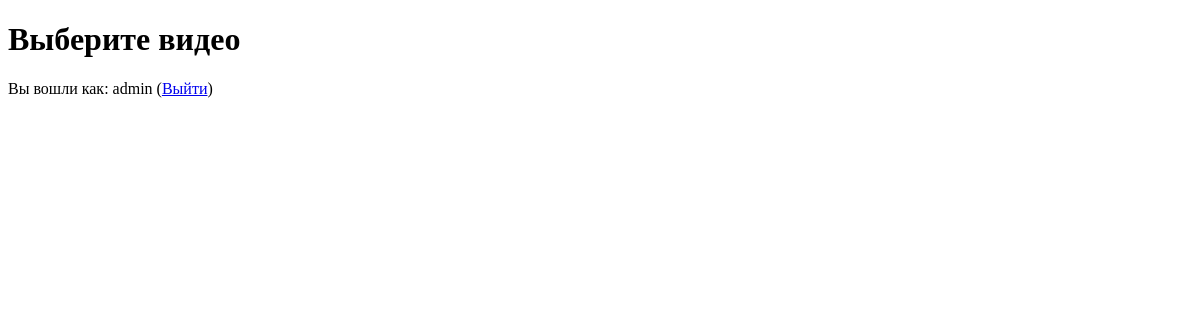
Before: /core/ (signed in) with the older database file.
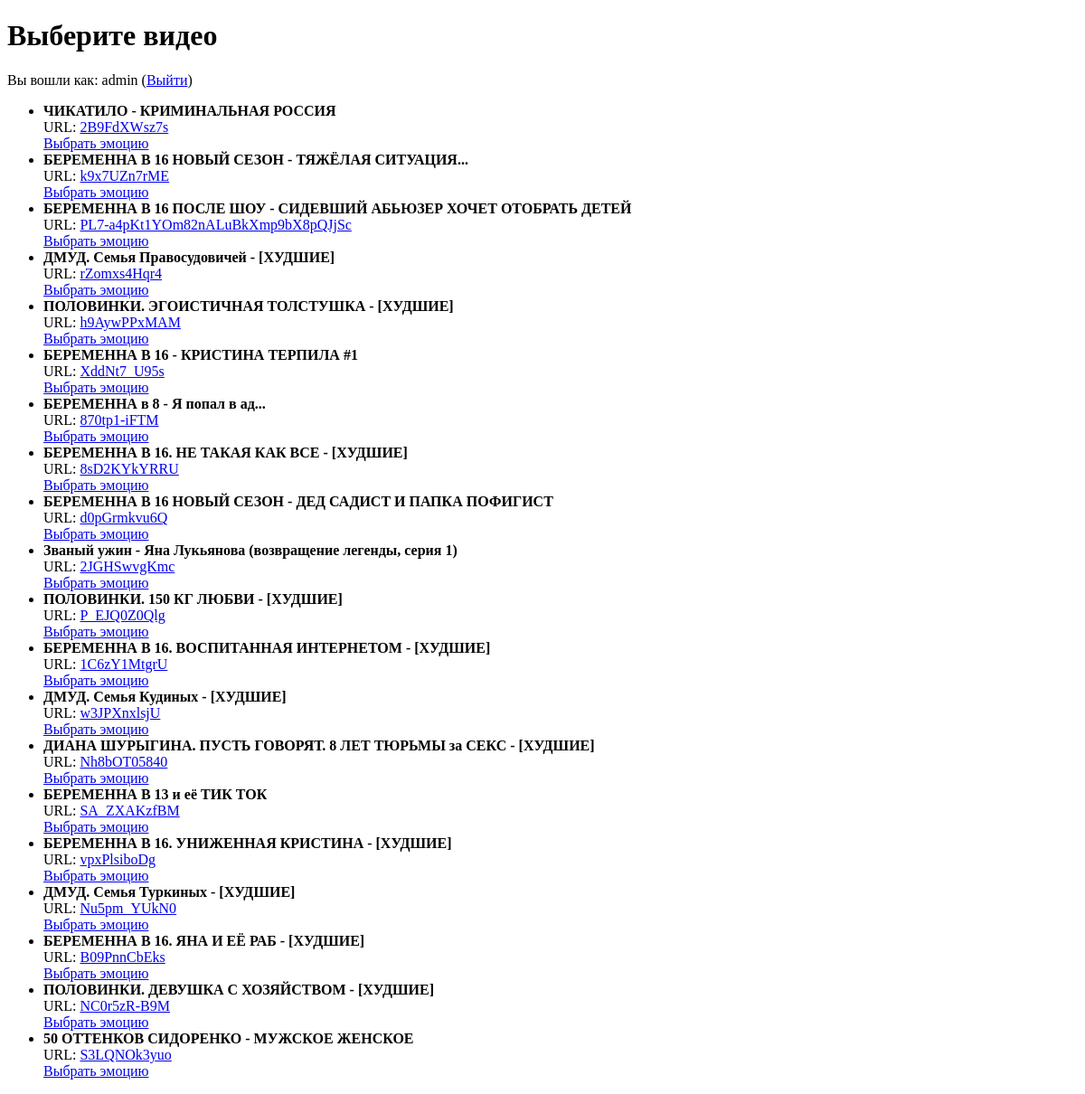
After: the same page with the newer database file.
### core/models.py (models this page shows, shortened)
class Content(models.Model):
    title = models.CharField(max_length=255) # заголовок видео
    url = models.CharField(max_length=255, blank=True) # ссылка на видео... пока оставим varchar
    emotions = models.ManyToManyField('Emotion', through='ContentEmotion') # связь многие ко многим

### core/views.py (the view)
# urls.py: path('', views.select_video, name='select_video'),
@login_required
def select_video(request):
    videos = Content.objects.all()
    return render(request, 'core/select_video.html', {'videos': videos})

### templates/core/select_video.html (shortened to what this page needs)
<!DOCTYPE html>
<html>
<head>
</head>
<body>
    <h1>Выберите видео</h1>
    {% if user.is_authenticated %}
        <p>Вы вошли как: {{ user.username }} (<a href="{% url 'logout' %}">Выйти</a>)</p>
    {% else %}
        <p><a href="{% url 'login' %}">Войти</a></p>
    {% endif %}
    <ul>
        {% for video in videos %}
            <li>
                <strong>{{ video.title }}</strong><br>
                URL: <a href="{{ video.url }}" target="_blank">{{ video.url }}</a><br>
                <a href="{% url 'select_emotion' video.id %}">Выбрать эмоцию</a>
            </li>
        {% endfor %}
    </ul>
</body>
</html>

Changed rows visible on the page:
added Content: title "ЧИКАТИЛО - КРИМИНАЛЬНАЯ РОССИЯ", url "2B9FdXWsz7s"
added Content: title "БЕРЕМЕННА В 16 НОВЫЙ СЕЗОН - ТЯЖЁЛАЯ СИТУАЦИЯ...", url "k9x7UZn7rME"
added Content: title "БЕРЕМЕННА В 16 ПОСЛЕ ШОУ - СИДЕВШИЙ АБЬЮЗЕР ХОЧЕТ ОТОБРАТЬ ДЕТЕЙ", url "PL7-a4pKt1YOm82nALuBkXmp9bX8pQJjSc"
added Content: title "ДМУД. Семья Правосудовичей - [ХУДШИЕ]", url "rZomxs4Hqr4"
added Content: title "ПОЛОВИНКИ. ЭГОИСТИЧНАЯ ТОЛСТУШКА - [ХУДШИЕ]", url "h9AywPPxMAM"
added Content: title "БЕРЕМЕННА В 16 - КРИСТИНА ТЕРПИЛА #1", url "XddNt7_U95s"
added Content: title "БЕРЕМЕННА в 8 - Я попал в ад...", url "870tp1-iFTM"
added Content: title "БЕРЕМЕННА В 16. НЕ ТАКАЯ КАК ВСЕ - [ХУДШИЕ]", url "8sD2KYkYRRU"
added Content: title "БЕРЕМЕННА В 16 НОВЫЙ СЕЗОН - ДЕД САДИСТ И ПАПКА ПОФИГИСТ", url "d0pGrmkvu6Q"
added Content: title "Званый ужин - Яна Лукьянова (возвращение легенды, серия 1)", url "2JGHSwvgKmc"
added Content: title "ПОЛОВИНКИ. 150 КГ ЛЮБВИ - [ХУДШИЕ]", url "P_EJQ0Z0Qlg"
added Content: title "БЕРЕМЕННА В 16. ВОСПИТАННАЯ ИНТЕРНЕТОМ - [ХУДШИЕ]", url "1C6zY1MtgrU"
added Content: title "ДМУД. Семья Кудиных - [ХУДШИЕ]", url "w3JPXnxlsjU"
added Content: title "ДИАНА ШУРЫГИНА. ПУСТЬ ГОВОРЯТ. 8 ЛЕТ ТЮРЬМЫ за СЕКС - [ХУДШИЕ]", url "Nh8bOT05840"
added Content: title "БЕРЕМЕННА В 13 и её ТИК ТОК", url "SA_ZXAKzfBM"
added Content: title "БЕРЕМЕННА В 16. УНИЖЕННАЯ КРИСТИНА - [ХУДШИЕ]", url "vpxPlsiboDg"
added Content: title "ДМУД. Семья Туркиных - [ХУДШИЕ]", url "Nu5pm_YUkN0"
added Content: title "БЕРЕМЕННА В 16. ЯНА И ЕЁ РАБ - [ХУДШИЕ]", url "B09PnnCbEks"
added Content: title "ПОЛОВИНКИ. ДЕВУШКА С ХОЗЯЙСТВОМ - [ХУДШИЕ]", url "NC0r5zR-B9M"
added Content: title "50 ОТТЕНКОВ СИДОРЕНКО - МУЖСКОЕ ЖЕНСКОЕ", url "S3LQNOk3yuo"
